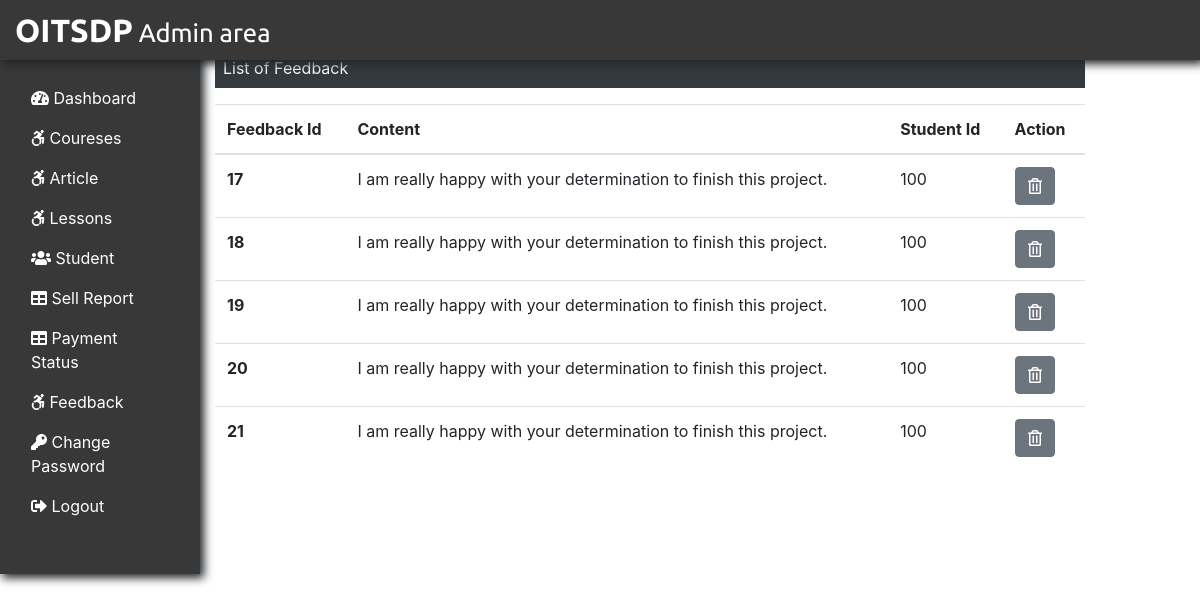
The app's page /admin/feedback.php (signed in) with its own data.
### tables this page shows
CREATE TABLE `feedback` (
  `f_id` int(5) NOT NULL,
  `f_content` text NOT NULL,
  `stu_id` int(5) NOT NULL
);

### admin/feedback.php (the view, shortened to what this page needs)
<?php
include("admininclude/header.php");
include("../dbconnection.php");
?>
<div class="col-sm-9 mt-5">
	<p class="bg-dark text-white p-2">List of Feedback</p>
	<?php
	$sql = "SELECT * FROM feedback";
	$result = $conn->query($sql);
	if($result->num_rows > 0){
		echo '<table class="table">
		<thead>
		<tr>
			<th scope="col">Feedback Id</th>
			<th scope="col">Content</th>
			<th scope="col">Student Id</th>
			<th scope="col">Action</th>
		</tr>
	</thead>
		<tbody>';
		while($row = $result->fetch_assoc()){
			echo '<tr>';
			echo '<th scope="row">'.$row["f_id"].'</th>';
			echo '<td>'.$row["f_content"].'</td>';
			echo '<td>'.$row["stu_id"].'</td>';
			echo '<td><form action="" method="POST" class="d-inline"><input type="hidden" name="id" value='.$row["f_id"].'><button type="submit" class="btn btn-secondary" name="delete" value="Delete"><i class="far fa-trash-alt"></i></button></form></td></tr>';
		}
		echo '</tbody>
		</table>';
	}else{
		echo "0 Result";
	}
	?>
</div>
</div>
<?php
include("admininclude/footer.php");
?>

### admin/admininclude/header.php (shortened to what this page needs)
<!DOCTYPE html>
<html>
<head>
	<link rel="stylesheet" href="https://maxcdn.bootstrapcdn.com/bootstrap/4.4.1/css/bootstrap.min.css">
	<link rel="stylesheet" type="text/css" href="https://pro.fontawesome.com/releases/v5.10.0/css/all.css">
	<link rel="stylesheet" type="text/css" href="css/adminstyle.css">
</head>
<body>
	<nav class="navbar navbar-dark fixed-top   p-0 " style="background-color: #383838; height: 60px; box-shadow: 3px 3px 9px 1px ;">
		<a class="navbar-brand col-sm-3 col-md-2 ml-0" href="adminDashboard.php">OITSDP<small class="text-white"> Admin area</small></a>
	</nav>
	<div class="container-fluid mb-5"  style="margin-top:none; ">
		<div class="row">
			<nav class="col-sm-3 col-md-2 sidebar py-5 d-print-none" style="box-shadow: 3px 3px 9px 1px; background: #383838;">
				<div class="sidebar-sticky" style="margin-top:30px;">
					<ul class="nav fex-colum">
						<li class="nav-item" >
							<a class="nav-link a-side-bar" href="adminDashboard.php">
								<i class="fas fa-tachometer-alt"></i>
								Dashboard
							</a>
						</li>
						<li class="nav-item">
							<a class="nav-link a-side-bar" href="courses.php">
								<i class="fab fa-accessible-icon"></i>
								Coureses
							</a>
						</li>
						<li class="nav-item">
							<a class="nav-link a-side-bar" href="article.php">
								<i class="fab fa-accessible-icon"></i>
								Article
							</a>
						</li>
						<li class="nav-item">
							<a class="nav-link a-side-bar" href="lessons.php">
								<i class="fab fa-accessible-icon"></i>
								Lessons
							</a>
						</li>
						<li class="nav-item">
							<a class="nav-link a-side-bar" href="student.php">
								<i class="fas fa-users"></i>
								Student
							</a>
						</li>
						<li class="nav-item">
							<a class="nav-link a-side-bar" href="sellReport.php">
								<i class="fas fa-table"></i>
								Sell Report
							</a>
						</li>
						<li class="nav-item">
							<a class="nav-link a-side-bar" href="adminPaymentStatus.php">
								<i class="fas fa-table"></i>
								Payment Status
							</a>
						</li>
						<li class="nav-item">
							<a class="nav-link a-side-bar" href="feedback.php">
								<i class="fab fa-accessible-icon"></i>
								Feedback
							</a>
						</li>
						<li class="nav-item">
							<a class="nav-link a-side-bar" href="adminChangepass.php">
								<i class="fas fa-key"></i>
								Change Password
							</a>
						</li>
						<li class="nav-item">
							<a class="nav-link a-side-bar" href="../logout.php">
								<i class="fas fa-sign-out-alt"></i>
								Logout
							</a>
						</li>
					</ul>
				</div>
			</nav>

### admin/admininclude/footer.php (shortened to what this page needs)
</body>
</html>

### css/adminstyle.css (style rules this page uses)
.navbar-brand { font-family: "Ubuntu", sans-serif; font-size: 2em; font-weight: bold; color: #fff; }

### admin/admininclude/header.php (style rules this page uses)
.nav { display: flex; flex-direction: column; padding-left: 0; margin-bottom: 0; list-style: none; }
.a-side-bar { color: #fff; }

### records on screen
feedback: f_id "17", f_content "I am really happy with your determination to finish this project.", stu "100"
feedback: f_id "18", f_content "I am really happy with your determination to finish this project.", stu "100"
feedback: f_id "19", f_content "I am really happy with your determination to finish this project.", stu "100"
feedback: f_id "20", f_content "I am really happy with your determination to finish this project.", stu "100"
feedback: f_id "21", f_content "I am really happy with your determination to finish this project.", stu "100"
